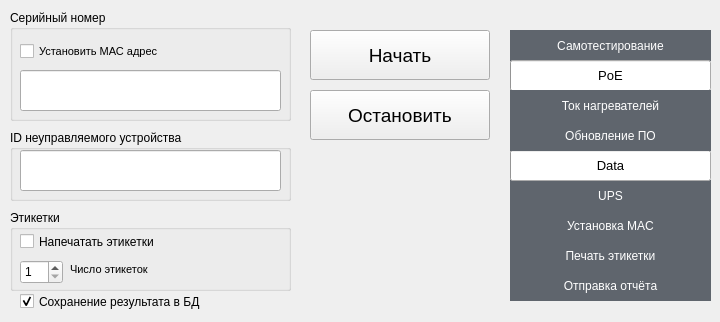
          <widget class="QWidget" name="repair_tab">
           <attribute name="title">
            <string>Ремонт</string>
           </attribute>
           <widget class="QWidget" name="p7_rp" native="true">
            <property name="geometry">
             <rect>
              <x>510</x>
              <y>240</y>
              <width>201</width>
              <height>31</height>
             </rect>
            </property>
            <property name="styleSheet">
             <string notr="true">background-color: rgb(95, 101, 109);</string>
            </property>
           </widget>
           <widget class="QWidget" name="p6_rp" native="true">
            <property name="geometry">
             <rect>
              <x>510</x>
              <y>210</y>
              <width>201</width>
              <height>31</height>
             </rect>
            </property>
            <property name="styleSheet">
             <string notr="true">background-color: rgb(95, 101, 109);</string>
            </property>
            <widget class="QLabel" name="test_result_rp">
             <property name="geometry">
              <rect>
               <x>-280</x>
               <y>-30</y>
               <width>421</width>
               <height>50</height>
              </rect>
             </property>
             <property name="minimumSize">
              <size>
               <width>100</width>
               <height>50</height>
              </size>
             </property>
             <property name="maximumSize">
              <size>
               <width>16777215</width>
               <height>50</height>
              </size>
             </property>
             <property name="styleSheet">
              <string notr="true">color: rgb(0, 0, 0);</string>
             </property>
             <property name="text">
              <string>TextLabel</string>
             </property>
            </widget>
            <widget class="QLabel" name="label_212_rp">
             <property name="geometry">
              <rect>
               <x>0</x>
               <y>0</y>
               <width>201</width>
               <height>31</height>
              </rect>
             </property>
             <property name="font">
              <font>
               <pointsize>9</pointsize>
              </font>
             </property>
             <property name="styleSheet">
              <string notr="true">color: rgb(255, 255, 255);</string>
             </property>
             <property name="text">
              <string>Установка MAC</string>
             </property>
             <property name="alignment">
              <set>Qt::AlignCenter</set>
             </property>
            </widget>
           </widget>
           <widget class="QWidget" name="p5_rp" native="true">
            <property name="geometry">
             <rect>
              <x>510</x>
              <y>180</y>
              <width>201</width>
              <height>31</height>
             </rect>
            </property>
            <property name="font">
             <font>
              <pointsize>9</pointsize>
             </font>
            </property>
            <property name="styleSheet">
             <string notr="true">background-color: rgb(95, 101, 109);</string>
            </property>
            <widget class="QLabel" name="label_213_rp">
             <property name="geometry">
              <rect>
               <x>0</x>
               <y>0</y>
               <width>201</width>
               <height>31</height>
              </rect>
             </property>
             <property name="font">
              <font>
               <pointsize>9</pointsize>
              </font>
             </property>
             <property name="styleSheet">
              <string notr="true">color: rgb(255, 255, 255);</string>
             </property>
             <property name="text">
              <string>UPS</string>
             </property>
             <property name="alignment">
              <set>Qt::AlignCenter</set>
             </property>
            </widget>
           </widget>
           <widget class="QWidget" name="p8_rp" native="true">
            <property name="geometry">
             <rect>
              <x>510</x>
              <y>270</y>
              <width>201</width>
              <height>31</height>
             </rect>
            </property>
            <property name="styleSheet">
             <string notr="true">background-color: rgb(95, 101, 109);</string>
            </property>
           </widget>
           <widget class="QPushButton" name="btn_test_rp">
            <property name="geometry">
             <rect>
              <x>310</x>
              <y>30</y>
              <width>180</width>
              <height>50</height>
             </rect>
            </property>
            <property name="minimumSize">
             <size>
              <width>150</width>
              <height>50</height>
             </size>
            </property>
            <property name="maximumSize">
             <size>
              <width>180</width>
              <height>50</height>
             </size>
            </property>
            <property name="font">
             <font>
              <pointsize>14</pointsize>
             </font>
            </property>
            <property name="cursor">
             <cursorShape>PointingHandCursor</cursorShape>
            </property>
            <property name="styleSheet">
             <string notr="true"/>
            </property>
            <property name="text">
             <string>Начать</string>
            </property>
            <property name="checkable">
             <bool>true</bool>
            </property>
           </widget>
           <widget class="QPushButton" name="btn_stop_rp">
            <property name="geometry">
             <rect>
              <x>310</x>
              <y>90</y>
              <width>180</width>
              <height>50</height>
             </rect>
            </property>
            <property name="minimumSize">
             <size>
              <width>150</width>
              <height>50</height>
             </size>
            </property>
            <property name="maximumSize">
             <size>
              <width>180</width>
              <height>50</height>
             </size>
            </property>
            <property name="font">
             <font>
              <pointsize>14</pointsize>
             </font>
            </property>
            <property name="cursor">
             <cursorShape>PointingHandCursor</cursorShape>
            </property>
            <property name="styleSheet">
             <string notr="true"/>
            </property>
            <property name="text">
             <string>Остановить</string>
            </property>
            <property name="checkable">
             <bool>true</bool>
            </property>
           </widget>
           <widget class="QGroupBox" name="groupBox_79_rp">
            <property name="geometry">
             <rect>
              <x>10</x>
              <y>10</y>
              <width>281</width>
              <height>111</height>
             </rect>
            </property>
            <property name="font">
             <font>
              <pointsize>9</pointsize>
             </font>
            </property>
            <property name="styleSheet">
             <string notr="true"/>
            </property>
            <property name="title">
             <string>Серийный номер</string>
            </property>
            <widget class="QLineEdit" name="serial_rp">
             <property name="geometry">
              <rect>
               <x>10</x>
               <y>60</y>
               <width>261</width>
               <height>41</height>
              </rect>
             </property>
             <property name="minimumSize">
              <size>
               <width>50</width>
               <height>10</height>
              </size>
             </property>
             <property name="styleSheet">
              <string notr="true">font: 12pt &quot;MS Shell Dlg 2&quot;;</string>
             </property>
            </widget>
            <widget class="QCheckBox" name="serial_form_rp">
             <property name="geometry">
              <rect>
               <x>10</x>
               <y>30</y>
               <width>211</width>
               <height>23</height>
              </rect>
             </property>
             <property name="font">
              <font>
               <pointsize>8</pointsize>
              </font>
             </property>
             <property name="text">
              <string>Установить МАС адрес</string>
             </property>
            </widget>
           </widget>
           <widget class="QGroupBox" name="groupBox_8">
            <property name="geometry">
             <rect>
              <x>10</x>
              <y>130</y>
              <width>281</width>
              <height>71</height>
             </rect>
            </property>
            <property name="font">
             <font>
              <pointsize>9</pointsize>
             </font>
            </property>
            <property name="styleSheet">
             <string notr="true"/>
            </property>
            <property name="title">
             <string>ID неуправляемого устройства</string>
            </property>
            <widget class="QLineEdit" name="id_rp">
             <property name="geometry">
              <rect>
               <x>10</x>
               <y>20</y>
               <width>261</width>
               <height>41</height>
              </rect>
             </property>
             <property name="minimumSize">
              <size>
               <width>50</width>
               <height>10</height>
              </size>
             </property>
             <property name="font">
              <font>
               <family>MS Shell Dlg 2</family>
               <pointsize>12</pointsize>
               <weight>50</weight>
               <italic>false</italic>
               <bold>false</bold>
              </font>
             </property>
             <property name="styleSheet">
              <string notr="true">font: 12pt &quot;MS Shell Dlg 2&quot;;</string>
             </property>
            </widget>
           </widget>
           <widget class="QGroupBox" name="groupBox_13">
            <property name="geometry">
             <rect>
              <x>10</x>
              <y>210</y>
              <width>281</width>
              <height>81</height>
             </rect>
            </property>
            <property name="font">
             <font>
              <pointsize>9</pointsize>
             </font>
            </property>
            <property name="styleSheet">
             <string notr="true"/>
            </property>
            <property name="title">
             <string>Этикетки</string>
            </property>
            <widget class="QCheckBox" name="label_print_rp">
             <property name="geometry">
              <rect>
               <x>10</x>
               <y>20</y>
               <width>191</width>
               <height>23</height>
              </rect>
             </property>
             <property name="text">
              <string>Напечатать этикетки</string>
             </property>
            </widget>
            <widget class="QSpinBox" name="label_num_rp">
             <property name="geometry">
              <rect>
               <x>10</x>
               <y>50</y>
               <width>43</width>
               <height>24</height>
              </rect>
             </property>
             <property name="minimumSize">
              <size>
               <width>1</width>
               <height>0</height>
              </size>
             </property>
             <property name="minimum">
              <number>1</number>
             </property>
             <property name="maximum">
              <number>10</number>
             </property>
             <property name="value">
              <number>1</number>
             </property>
            </widget>
            <widget class="QLabel" name="label_33">
             <property name="geometry">
              <rect>
               <x>60</x>
               <y>50</y>
               <width>141</width>
               <height>18</height>
              </rect>
             </property>
             <property name="font">
              <font>
               <pointsize>8</pointsize>
              </font>
             </property>
             <property name="text">
              <string>Число этикеток</string>
             </property>
            </widget>
            <widget class="QWidget" name="p2_rp_2" native="true">
             <property name="geometry">
              <rect>
               <x>250</x>
               <y>60</y>
               <width>201</width>
               <height>31</height>
              </rect>
             </property>
            </widget>
           </widget>
           <widget class="QCheckBox" name="save_rp">
            <property name="geometry">
             <rect>
              <x>20</x>
              <y>290</y>
              <width>271</width>
              <height>23</height>
             </rect>
            </property>
            <property name="font">
             <font>
              <pointsize>9</pointsize>
             </font>
            </property>
            <property name="text">
             <string>Сохранение результата в БД</string>
            </property>
            <property name="checked">
             <bool>true</bool>
            </property>
           </widget>
           <widget class="QWidget" name="p2_rp" native="true">
            <property name="geometry">
             <rect>
              <x>510</x>
              <y>30</y>
              <width>201</width>
              <height>31</height>
             </rect>
            </property>
            <property name="styleSheet">
             <string notr="true">background-color: rgb(95, 101, 109);</string>
            </property>
            <widget class="QLabel" name="label_55">
             <property name="geometry">
              <rect>
               <x>0</x>
               <y>0</y>
               <width>201</width>
               <height>31</height>
              </rect>
             </property>
             <property name="font">
              <font>
               <pointsize>9</pointsize>
              </font>
             </property>
             <property name="styleSheet">
              <string notr="true">color: rgb(255, 255, 255);</string>
             </property>
             <property name="text">
              <string>Самотестирование</string>
             </property>
             <property name="alignment">
              <set>Qt::AlignCenter</set>
             </property>
            </widget>
           </widget>
           <widget class="QProgressBar" name="rpPoeProgressBar">
            <property name="geometry">
             <rect>
              <x>510</x>
              <y>60</y>
              <width>201</width>
              <height>31</height>
             </rect>
            </property>
            <property name="font">
             <font>
              <pointsize>10</pointsize>
             </font>
            </property>
            <property name="value">
             <number>0</number>
            </property>
            <property name="format">
             <string>PoE</string>
            </property>
           </widget>
           <widget class="QProgressBar" name="rpDataProgressBar">
            <property name="geometry">
             <rect>
              <x>510</x>
              <y>150</y>
              <width>201</width>
              <height>31</height>
             </rect>
            </property>
            <property name="font">
             <font>
              <pointsize>10</pointsize>
             </font>
            </property>
            <property name="value">
             <number>0</number>
            </property>
            <property name="format">
             <string>Data</string>
            </property>
           </widget>
           <widget class="QLabel" name="label_215">
            <property name="geometry">
             <rect>
              <x>510</x>
              <y>240</y>
              <width>201</width>
              <height>31</height>
             </rect>
            </property>
            <property name="font">
             <font>
              <pointsize>9</pointsize>
             </font>
            </property>
            <property name="styleSheet">
             <string notr="true">color: rgb(255, 255, 255);</string>
            </property>
            <property name="text">
             <string>Печать этикетки</string>
            </property>
            <property name="alignment">
             <set>Qt::AlignCenter</set>
            </property>
           </widget>
           <widget class="QLabel" name="label_211_rp">
            <property name="geometry">
             <rect>
              <x>510</x>
              <y>270</y>
              <width>201</width>
              <height>31</height>
             </rect>
            </property>
            <property name="font">
             <font>
              <pointsize>9</pointsize>
             </font>
            </property>
            <property name="styleSheet">
             <string notr="true">color: rgb(255, 255, 255);</string>
            </property>
            <property name="text">
             <string>Отправка отчёта</string>
            </property>
            <property name="alignment">
             <set>Qt::AlignCenter</set>
            </property>
           </widget>
           <widget class="QWidget" name="p3_rp" native="true">
            <property name="geometry">
             <rect>
              <x>510</x>
              <y>120</y>
              <width>201</width>
              <height>31</height>
             </rect>
            </property>
            <property name="styleSheet">
             <string notr="true">background-color: rgb(95, 101, 109);</string>
            </property>
            <widget class="QLabel" name="label_90_rp">
             <property name="geometry">
              <rect>
               <x>0</x>
               <y>0</y>
               <width>201</width>
               <height>31</height>
              </rect>
             </property>
             <property name="font">
              <font>
               <pointsize>9</pointsize>
              </font>
             </property>
             <property name="styleSheet">
              <string notr="true">color: rgb(255, 255, 255);</string>
             </property>
             <property name="text">
              <string>Обновление ПО</string>
             </property>
             <property name="alignment">
              <set>Qt::AlignCenter</set>
             </property>
            </widget>
           </widget>
           <widget class="QWidget" name="p9_rp" native="true">
            <property name="geometry">
             <rect>
              <x>510</x>
              <y>90</y>
              <width>201</width>
              <height>31</height>
             </rect>
            </property>
            <property name="font">
             <font>
              <pointsize>9</pointsize>
             </font>
            </property>
            <property name="styleSheet">
             <string notr="true">background-color: rgb(95, 101, 109);</string>
            </property>
            <widget class="QWidget" name="p5_rp_5" native="true">
             <property name="geometry">
              <rect>
               <x>60</x>
               <y>20</y>
               <width>201</width>
               <height>31</height>
              </rect>
             </property>
             <property name="font">
              <font>
               <pointsize>9</pointsize>
              </font>
             </property>
             <property name="styleSheet">
              <string notr="true">background-color: rgb(95, 101, 109);</string>
             </property>
             <widget class="QLabel" name="label_213_rp_7">
              <property name="geometry">
               <rect>
                <x>20</x>
                <y>0</y>
                <width>201</width>
                <height>31</height>
               </rect>
              </property>
              <property name="styleSheet">
               <string notr="true">color: rgb(255, 255, 255);</string>
              </property>
              <property name="text">
               <string>UPS</string>
              </property>
              <property name="alignment">
               <set>Qt::AlignCenter</set>
              </property>
             </widget>
            </widget>
            <widget class="QLabel" name="label_213_rp_9">
             <property name="geometry">
              <rect>
               <x>0</x>
               <y>0</y>
               <width>201</width>
               <height>31</height>
              </rect>
             </property>
             <property name="font">
              <font>
               <pointsize>9</pointsize>
              </font>
             </property>
             <property name="styleSheet">
              <string notr="true">color: rgb(255, 255, 255);</string>
             </property>
             <property name="text">
              <string>Ток нагревателей</string>
             </property>
             <property name="alignment">
              <set>Qt::AlignCenter</set>
             </property>
            </widget>
           </widget>
           <zorder>p6_rp</zorder>
           <zorder>p7_rp</zorder>
           <zorder>p5_rp</zorder>
           <zorder>p8_rp</zorder>
           <zorder>btn_test_rp</zorder>
           <zorder>btn_stop_rp</zorder>
           <zorder>groupBox_79_rp</zorder>
           <zorder>groupBox_8</zorder>
           <zorder>groupBox_13</zorder>
           <zorder>save_rp</zorder>
           <zorder>p2_rp</zorder>
           <zorder>rpPoeProgressBar</zorder>
           <zorder>rpDataProgressBar</zorder>
           <zorder>label_215</zorder>
           <zorder>label_211_rp</zorder>
           <zorder>p3_rp</zorder>
           <zorder>p9_rp</zorder>
          </widget>
